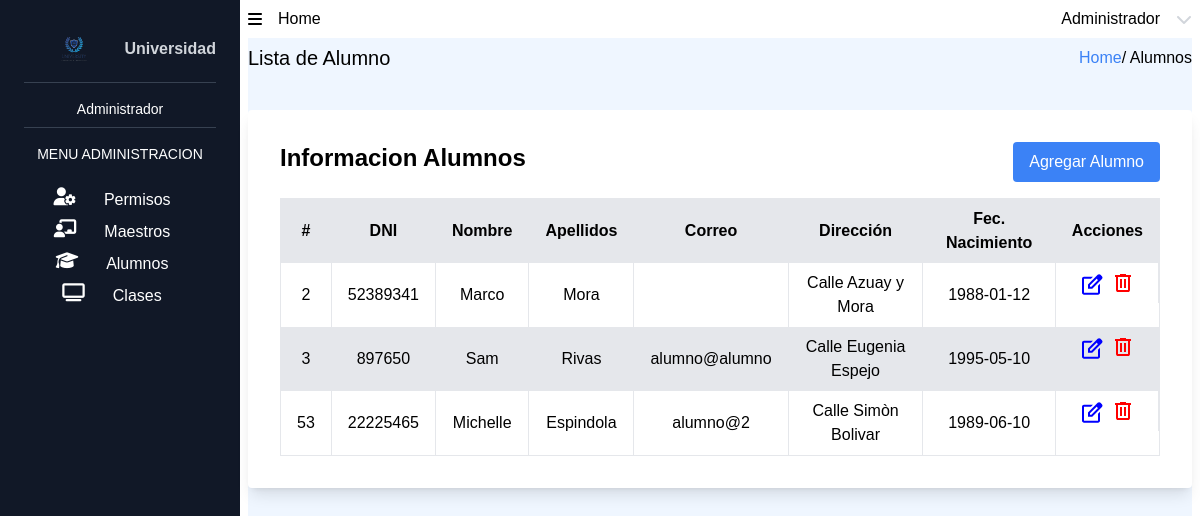
Page /src/admin/crud_alumno/admin_views_alum.php (signed in) on the committed database.
### tables this page shows
CREATE TABLE IF NOT EXISTS `usuarios` (
  `id_user` int NOT NULL AUTO_INCREMENT,
  `dni` int DEFAULT NULL,
  `nombre` varchar(100) DEFAULT NULL,
  `apellido` varchar(100) DEFAULT NULL,
  `fecha_nacimiento` date DEFAULT NULL,
  `direccion` varchar(100) DEFAULT NULL,
  `rol_id` int DEFAULT NULL,
  PRIMARY KEY (`id_user`),
  KEY `usuarios_FK` (`rol_id`)
);

### src/admin/crud_alumno/admin_views_alum.php (the view, shortened to what this page needs)
<!DOCTYPE html>
<html>
<head>
    <link rel="stylesheet" href="/dist//output.css">
</head>
<body>
    <div class="w-screen h-screen flex">
        <div class="flex h-full bg-gray-900 text-white w-60  py-6 flex-col justify-between">
            <div class="px-6">
                <div class="flex flex-row justify-center items-center width=50px pb-2">
                    <img src="../../assets/logo-university.png" alt="Logo" class="mx-auto max-w-full " width="50px" height="50px mb-">
                    <span class="block font-semibold text-gray-300">Universidad</span>
                </div>
                <div class="border-t border-gray-700 mb-2 pt-4 text-sm">Administrador</div>
                <div class="border-t border-gray-700 pt-4 text-sm uppercase flex items-center justify-center">Menu Administracion</div>
                <div class="mt-6 space-y-2">
                    <a href="../permisos_usuarios/admin_views_permisos.php" class=" flex flex-row justify-center  group">
                       <i class="mr-3 text-lg fa-solid fa-user-gear "></i>
                        <p class="px-4"> Permisos </p>
                    </a>
                    <a href="../crud_maestro/admin_views_profe.php" class=" flex flex-row justify-center  group">
                       <i class="mr-3 text-lg fa-solid fa-chalkboard-user"></i>
                        <p class=" px-4"> Maestros </p>
                    </a>
                    <a href="./admin_views_alum.php" class=" flex flex-row justify-center  group">
                      <i class="mr-3 text-lg fa-solid fa-graduation-cap"></i>
                        <p class="px-4"> Alumnos </p>
                    </a>
                    <a href="../crud_clases/admin_views_clases.php" class=" flex flex-row justify-center group">
                       <i class="mr-3 text-lg fa-solid fa-tv"></i>
                        <p class="px-4"> Clases </p>
                    </a>
                </div>
            </div>
        </div>
        <div class="flex flex-col w-[calc(100%-15rem)] px-2">
            <nav class="flex h-10 w-full  flex-row justify-between items-center">
                <div class=" flex flex-row justify-items-stretch">
                    <a href="../admin_db.php" class="relative  flex flex-row items-center group">
                    <i class="fa-solid fa-bars"></i>
                        <p class="px-4"> Home </p>
                    </a>
                </div>
                <div class=" flex flex-row justify-between items-center">
                    <button id="buttonToggle" class="relative flex justify-center items-center group">
                        <p class="px-4"> Administrador </p>
                        <i class="text-gray-300 fa-sharp fa-solid fa-chevron-down"></i>
                    </button>
                </div>
            </nav>
            <section class=" h-screen bg-blue-50">
                <div class="flex  w-full flex-row justify- items-center ">
                    <div class="flex h-10 w-full  flex-row justify-between items-center">
                        <h1 class="text-xl"> Lista de Alumno</h1>
                        <div>
                            <a href="../admin_db.php" class=" text-blue-500">Home</a>/
                            <span>Alumnos</span>
                        </div>
                    </div>
                </div>
                <div class="max-w-full mx-auto p-8 bg-white rounded shadow-lg mt-8">
                    <div class="flex justify-between mb-4">
                        <h2 class="text-2xl font-semibold">Informacion Alumnos</h2>
                        <button class="bg-blue-500 text-white px-4 py-2 rounded hover:bg-blue-600 cursor-pointer" id="abrirModal">Agregar Alumno</button>
                    </div>
                    <table class="w-full border-collapse border mt-4">
                        <thead>
                            <tr class="bg-gray-200 ">
                                <th class="py-2 px-4 border-r">#</th>
                                <th class="py-2 px-4 border-r">DNI</th>
                                <th class="py-2 px-4 border-r">Nombre</th>
                                <th class="py-2 px-4 border-r">Apellidos</th>
                                <th class="py-2 px-4 border-r">Correo</th>
                                <th class="py-2 px-4 border-r">Dirección</th>
                                <th class="py-2 px-4 border-r">Fec. Nacimiento</th>
                                <th class="py-2 px-4 border-r">Acciones</th>
                            </tr>
                        </thead>
                        <tbody>
                            <?php
                            include('../../accions/connection.php');
                            $query  = "SELECT `id_user`,`dni`,`nombre`,`apellido`, `email`,`direccion`,`fecha_nacimiento` FROM usuarios LEFT Join login_user on id_user = id_users WHERE rol_id = 3;";
                            $result = $mysqli->query($query);
                            $style = 'bg-white';
                            while ($row = $result->fetch_assoc()) {
                                echo "<tr class='$style '>";
                                echo "<td class='py-2 px-4 border-r'>" . $row['id_user'] . "</td>";
                                echo "<td class='py-2 px-4 border-r'>" . $row['dni'] . "</td>";
                                echo "<td class='py-2 px-4 border-r'>" . $row['nombre'] . "</td>";
                                echo "<td class='py-2 px-4 border-r'>" . $row['apellido'] . "</td>";
                                echo "<td class='py-2 px-4 border-r'>" . $row['email'] . "</td>";
                                echo "<td class='py-2 px-4 border-r'>" . $row['direccion'] . "</td>";
                                echo "<td class='py-2 px-4 border-r'>" . $row['fecha_nacimiento'] . "</td>";
                                echo "<td class='py-2 px-4 border-r flex items-center justify-center'>";
                                echo "<button class='text-blue-500 hover:underline flex items-center justify-center' onclick='openUpdateModal(this)'><img src='../../assets/edit.svg' alt='edit'></button>";
                                echo " <form action='./delete_alumno.php' method='post' class='flex items-center justify-center'>  <input type='hidden' class='editId'' name='editId'> <button class='deleteBtn text-red-500 hover:underline ml-2' ><img src='../../assets/delete.svg' alt='delete'></button> </form> ";
                                echo "</td>";
                                echo "</tr>";
                                $style = ($style == 'bg-white') ? 'bg-gray-200' : 'bg-white';
                            }
                            ?>
                        </tbody>
                    </table>
                </div>
            </section>
        </div>
    </div>
</body>
</html>

### rows in the picture
usuarios: id_user "2", dni "52389341", nombre "Marco", apellido "Mora", direccion "Calle Azuay y Mora", fecha_nacimiento "1988-01-12"

### other values in the picture
$row['id_user'] "3"
$row['dni'] "897650"
$row['nombre'] "Sam"
$row['apellido'] "Rivas"
$row['email'] "alumno@alumno"
$row['direccion'] "Calle Eugenia Espejo"
$row['fecha_nacimiento'] "1995-05-10"
$row['id_user'] "53"
$row['dni'] "22225465"
$row['nombre'] "Michelle"
$row['apellido'] "Espindola"
$row['email'] "alumno@2"
$row['direccion'] "Calle Simòn Bolivar"
$row['fecha_nacimiento'] "1989-06-10"
